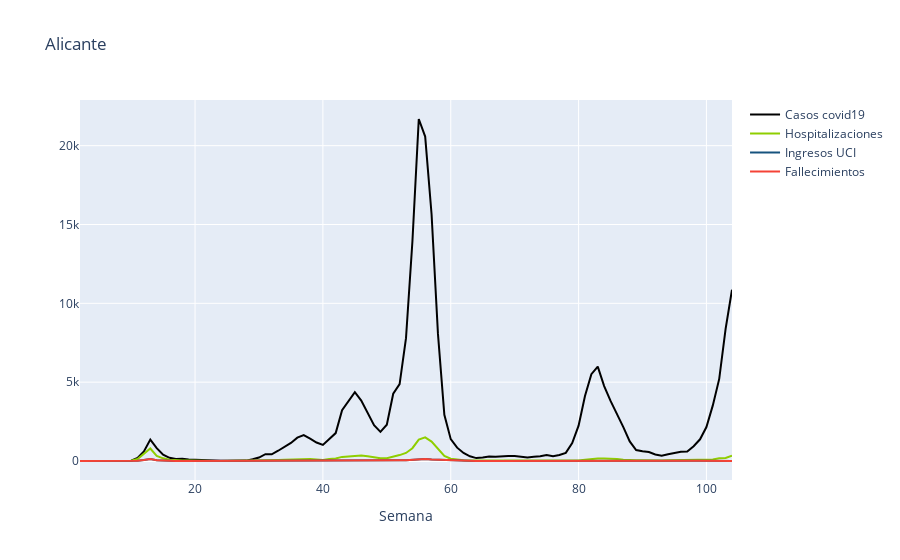

Notebook cell for this chart:
### Code cell
#Alicante
casos = go.Scatter(x= df_alicante['Semana'] , y= df_alicante['Casos'] , name= 'Casos covid19' , mode= 'lines' , marker= dict(color= '#000000'))
hospitalizaciones = go.Scatter(x= df_alicante['Semana'] , y= df_alicante['Hospitalizaciones'] , name= 'Hospitalizaciones' , mode= 'lines' , marker= dict(color= '#8fce00'))
uci = go.Scatter(x= df_alicante['Semana'] , y= df_alicante['Ingresos UCI'] , name= 'Ingresos UCI' , mode= 'lines' , marker= dict(color= '#16537e'))
fallecimientos = go.Scatter(x= df_alicante['Semana'] , y= df_alicante['Fallecimientos'] , name= 'Fallecimientos' , mode= 'lines' , marker= dict(color= '#f44336'))

data = [casos , hospitalizaciones , uci , fallecimientos]
layout = dict(title= 'Alicante' , xaxis= dict(title= 'Semana'))

fig_alicante = go.Figure(data= data , layout= layout)
iplot(fig_alicante)

### Figure 1 — Plotly figure (JSON) as saved in the notebook; plotly's stock layout.template omitted (floating-point values rounded to 4 significant figures)
{"data": [{"marker": {"color": "#000000"}, "mode": "lines", "name": "Casos covid19", "type": "scatter", "x": [2, 3, 4, 5, 6, 7, 8, 9, 10, 11, 12, 13, 14, 15, 16, 17, 18, 19, 20, 21, 22, 23, 24, 25, 26, 27, 28, 29, 30, 31, 32, 33, 34, 35, 36, 37, 38, 39, 40, 41, 42, 43, 44, 45, 46, 47, 48, 49, 50, 51, 52, 53, 54, 55, 56, 57, 58, 59, 60, 61, 62, 63, 64, 65, 66, 67, 68, 69, 70, 71, 72, 73, 74, 75, 76, 77, 78, 79, 80, 81, 82, 83, 84, 85, 86, 87, 88, 89, 90, 91, 92, 93, 94, 95, 96, 97, 98, 99, 100, 101, 102, 103, 104], "y": [0, 0, 0, 0, 0, 0, 0, 0, 19, 198, 606, 1355, 814, 395, 202, 131, 137, 92, 67, 46, 31, 15, 11, 12, 9, 23, 25, 109, 221, 431, 421, 651, 910, 1144, 1478, 1648, 1415, 1172, 1018, 1375, 1770, 3222, 3762, 4369, 3835, 3039, 2268, 1849, 2304, 4269, 4881, 7790, 13905, 21691, 20576, 15648, 8061, 2928, 1387, 847, 507, 298, 184, 229, 289, 276, 275, 313, 324, 268, 228, 275, 303, 381, 305, 377, 519, 1136, 2240, 4125, 5509, 5985, 4755, 3810, 3002, 2151, 1240, 696, 624, 566, 417, 342, 431, 512, 583, 604, 937, 1376, 2155, 3527, 5209, 8379, 10867]}, {"marker": {"color": "#8fce00"}, "mode": "lines", "name": "Hospitalizaciones", "type": "scatter", "x": [2, 3, 4, 5, 6, 7, 8, 9, 10, 11, 12, 13, 14, 15, 16, 17, 18, 19, 20, 21, 22, 23, 24, 25, 26, 27, 28, 29, 30, 31, 32, 33, 34, 35, 36, 37, 38, 39, 40, 41, 42, 43, 44, 45, 46, 47, 48, 49, 50, 51, 52, 53, 54, 55, 56, 57, 58, 59, 60, 61, 62, 63, 64, 65, 66, 67, 68, 69, 70, 71, 72, 73, 74, 75, 76, 77, 78, 79, 80, 81, 82, 83, 84, 85, 86, 87, 88, 89, 90, 91, 92, 93, 94, 95, 96, 97, 98, 99, 100, 101, 102, 103, 104], "y": [3, 3, 4, 1, 0, 2, 5, 6, 17, 121, 483, 793, 329, 169, 78, 47, 39, 37, 18, 5, 3, 5, 1, 3, 1, 5, 4, 14, 22, 37, 42, 61, 74, 90, 106, 97, 124, 97, 66, 123, 159, 261, 293, 358, 342, 297, 217, 180, 179, 259, 375, 512, 811, 1354, 1500, 1229, 759, 319, 148, 84, 50, 24, 23, 27, 29, 20, 26, 29, 15, 17, 12, 11, 12, 16, 19, 12, 16, 31, 35, 77, 135, 160, 157, 154, 125, 86, 54, 43, 44, 29, 33, 33, 51, 58, 55, 45, 58, 84, 112, 101, 177, 192, 337]}, {"marker": {"color": "#16537e"}, "mode": "lines", "name": "Ingresos UCI", "type": "scatter", "x": [2, 3, 4, 5, 6, 7, 8, 9, 10, 11, 12, 13, 14, 15, 16, 17, 18, 19, 20, 21, 22, 23, 24, 25, 26, 27, 28, 29, 30, 31, 32, 33, 34, 35, 36, 37, 38, 39, 40, 41, 42, 43, 44, 45, 46, 47, 48, 49, 50, 51, 52, 53, 54, 55, 56, 57, 58, 59, 60, 61, 62, 63, 64, 65, 66, 67, 68, 69, 70, 71, 72, 73, 74, 75, 76, 77, 78, 79, 80, 81, 82, 83, 84, 85, 86, 87, 88, 89, 90, 91, 92, 93, 94, 95, 96, 97, 98, 99, 100, 101, 102, 103, 104], "y": [0, 0, 0, 0, 0, 0, 2, 1, 1, 18, 61, 123, 53, 24, 9, 2, 4, 4, 2, 1, 0, 0, 0, 0, 0, 1, 0, 0, 1, 6, 4, 4, 5, 12, 22, 10, 15, 12, 8, 10, 19, 24, 27, 28, 47, 40, 25, 22, 19, 25, 43, 50, 69, 104, 126, 88, 72, 36, 17, 15, 10, 7, 1, 3, 2, 3, 4, 6, 1, 0, 6, 2, 1, 1, 1, 0, 2, 4, 3, 4, 11, 17, 14, 18, 16, 12, 5, 2, 6, 4, 5, 7, 11, 6, 11, 7, 8, 11, 12, 11, 13, 23, 4]}, {"marker": {"color": "#f44336"}, "mode": "lines", "name": "Fallecimientos", "type": "scatter", "x": [2, 3, 4, 5, 6, 7, 8, 9, 10, 11, 12, 13, 14, 15, 16, 17, 18, 19, 20, 21, 22, 23, 24, 25, 26, 27, 28, 29, 30, 31, 32, 33, 34, 35, 36, 37, 38, 39, 40, 41, 42, 43, 44, 45, 46, 47, 48, 49, 50, 51, 52, 53, 54, 55, 56, 57, 58, 59, 60, 61, 62, 63, 64, 65, 66, 67, 68, 69, 70, 71, 72, 73, 74, 75, 76, 77, 78, 79, 80, 81, 82, 83, 84, 85, 86, 87, 88, 89, 90, 91, 92, 93, 94, 95, 96, 97, 98, 99, 100, 101, 102, 103, 104], "y": [0, 0, 0, 0, 0, 0, 2, 1, 1, 18, 61, 123, 53, 24, 9, 2, 4, 4, 2, 1, 0, 0, 0, 0, 0, 1, 0, 0, 1, 6, 4, 4, 5, 12, 22, 10, 15, 12, 8, 10, 19, 24, 27, 28, 47, 40, 25, 22, 19, 25, 43, 50, 69, 104, 126, 88, 72, 36, 17, 15, 10, 7, 1, 3, 2, 3, 4, 6, 1, 0, 6, 2, 1, 1, 1, 0, 2, 4, 3, 4, 11, 17, 14, 18, 16, 12, 5, 2, 6, 4, 5, 7, 11, 6, 11, 7, 8, 11, 12, 11, 13, 23, 4]}], "layout": {"title": {"text": "Alicante"}, "xaxis": {"title": {"text": "Semana"}}}}
